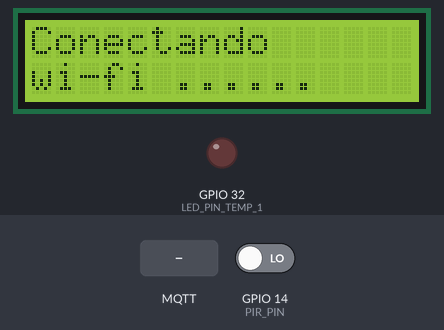
This sketch was run on a simulated ESP32. Shown: 16×2 character LCD, output pins drawn as LEDs (lit = HIGH). The inputs (shaded band) are chosen by the test bench; at power-on: GPIO 14 (PIR_PIN) LOW. WiFi joins after 1.5 s; servers stay silent unless stated; network time is answered at once with the bench clock; no MQTT or app messages arrive unless stated; what the sketch prints to the serial monitor is not drawn.

Above: at 1.1 s.
At 2.8 s:
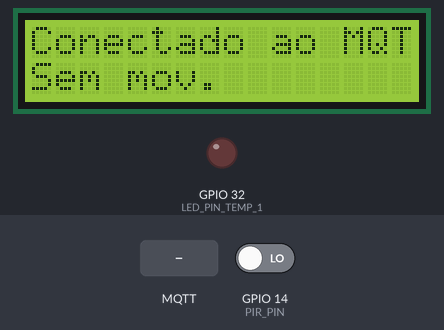
2.9 s: MQTT message "Aviso Enviado !!!" arrives on the first subscribed topic
At 5.7 s:
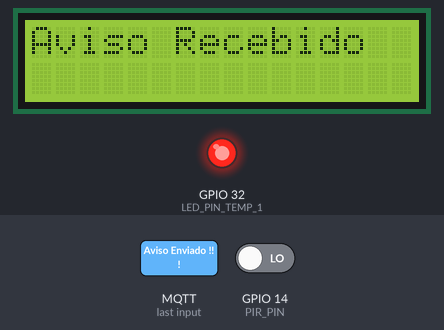
Timing chart, 0 to 16.2 s (numbered marks = the images above; inputs shaded):
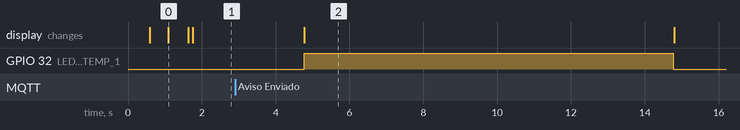

The sketch:

sketch.ino
```cpp
#include <WiFi.h>
#include <Wire.h>
#include <ArduinoJson.h>
#include <PubSubClient.h>
#include <LiquidCrystal_I2C.h>
#include <NTPClient.h>
#include <WiFiUdp.h>

// Parâmetros do servidor MQTT
#define MQTT_CLIENT_ID "micropython-weather-demo"
#define MQTT_BROKER    "public.mqtthq.com"
#define MQTT_USER      ""
#define MQTT_PASSWORD  ""
#define MQTT_TOPIC     "BehYNK2qm%QRo5Wwm@8ouJ"

// Pinos do LCD
#define SDA_PIN        21
#define SCL_PIN        22

// Pino do sensor PIR
#define PIR_PIN        14

// Pinos dos LEDs
#define LED_PIN_TEMP_1 32


WiFiClient espClient;
PubSubClient client(espClient);
WiFiUDP ntpUDP;
NTPClient timeClient(ntpUDP, "pool.ntp.org", -10800, 60000); // -10800 segundos (UTC-3) para São Paulo

LiquidCrystal_I2C lcd(0x27, 16, 2); // Endereço I2C e tamanho do LCD

void setup() {
  Serial.begin(115200);

  // Inicialização do sensor PIR
  pinMode(PIR_PIN, INPUT);

  // Configurar pino do LED como saída
  pinMode(LED_PIN_TEMP_1, OUTPUT);

  // Inicialização do LCD
  lcd.init();
  lcd.backlight();
  lcd.setCursor(0, 0);
  lcd.print("Conectando");
  lcd.setCursor(0, 1);
  lcd.print("wi-fi ....");

  // Conectar ao Wi-Fi
  connectToWiFi();

  // Inicializar NTPClient para obter data e hora
  timeClient.begin();

  // Conectar ao servidor MQTT
  client.setServer(MQTT_BROKER, 1883);
  client.setCallback(callback);
  reconnectMQTT();
}


void callback(char* topic, byte* payload, unsigned int length) {
  // Convertendo a carga útil (payload) para uma string
  String message = "";
  for (int i = 0; i < length; i++) {
    message += (char)payload[i];
  }

  Serial.println("Mensagem MQTT recebida:");
  Serial.println(message);

  // Verifica se a mensagem recebida é 'Aviso Enviado !!!'
  if (message == "Aviso Enviado !!!") {
    // Limpa o LCD
    lcd.clear();

    // Centraliza o texto "Aviso Recebido" no LCD
    int textLength = 15; // Comprimento do texto "Aviso Recebido"
    int centerPosition = (16 - textLength) / 2; // Calcula a posição central
    lcd.setCursor(centerPosition, 0); // Define o cursor na primeira linha, posição central
    lcd.print("Aviso Recebido");

    // Acende o LED por 10 segundos
    digitalWrite(LED_PIN_TEMP_1, HIGH);
    delay(10000); // Espera 10 segundos
    digitalWrite(LED_PIN_TEMP_1, LOW); // Desliga o LED
  }
}

void loop() {
  if (!client.connected()) {
    reconnectMQTT();
  }
  client.loop();

  timeClient.update();

  lcd.clear();
  lcd.setCursor(0, 0);
  lcd.print("Conectado ao MQTT");

  // Verificar o estado do sensor PIR
  int pirState = digitalRead(PIR_PIN);
  if (pirState == HIGH) {
    Serial.println("Movimento detectado!");
    lcd.setCursor(0, 1);
    lcd.print("Movimento!");

    // Obter data e hora atuais
    String formattedTime = timeClient.getFormattedTime();
    String formattedDate = getFormattedDate();
    char buffer[256];
    sprintf(buffer, "Movimento detectado em: %s %s", formattedDate.c_str(), formattedTime.c_str());

    // Enviar mensagem para o servidor MQTT
    client.publish(MQTT_TOPIC, buffer);
  } else {
    lcd.setCursor(0, 1);
    lcd.print("Sem mov.");
  }

  delay(3000); // Aguarda 3 segundos antes de verificar novamente
}

void connectToWiFi() {
  WiFi.begin("Wokwi-GUEST", "");
  while (WiFi.status() != WL_CONNECTED) {
    delay(500);
    lcd.print(".");
    Serial.println("Tentando conectar ao Wi-Fi...");
  }
  lcd.clear();
  lcd.setCursor(0, 0);
  lcd.print("Wi-Fi conectado");
  Serial.println("Conectado ao Wi-Fi");
}

void reconnectMQTT() {
  while (!client.connected()) {
    lcd.clear();
    lcd.setCursor(0, 0);
    lcd.print("Conectando MQTT...");
    Serial.print("Tentando conectar ao MQTT...");

    if (client.connect(MQTT_CLIENT_ID, MQTT_USER, MQTT_PASSWORD)) {
      lcd.clear();
      lcd.setCursor(0, 0);
      lcd.print("Conectado ao MQTT");
      Serial.println("Conectado ao servidor MQTT");

      // Enviar mensagem indicando que a conexão foi bem-sucedida
      client.publish(MQTT_TOPIC, "Conexão MQTT estabelecida com sucesso!");
      client.subscribe(MQTT_TOPIC);
    } else {
      lcd.clear();
      lcd.setCursor(0, 0);
      lcd.print("Falha na conexao");
      Serial.print("Falha na conexao MQTT. Estado=");
      Serial.println(client.state());
      delay(5000); // Espera 5 segundos antes de tentar novamente
    }
  }
}

String getFormattedDate() {
  time_t rawtime = timeClient.getEpochTime();
  struct tm * timeinfo = localtime(&rawtime);
  char buffer[11];
  sprintf(buffer, "%02d/%02d/%04d", timeinfo->tm_mday, timeinfo->tm_mon + 1, timeinfo->tm_year + 1900);
  return String(buffer);
}
```

Measured:
- after the input at 2.9 s, GPIO 32 (LED_PIN_TEMP_1): LOW → HIGH after 1.9 s, → LOW 10.0 s later; the display: changes after 1.9 s (image 2)
- what the display in image 0 shows lasts 0.5 s, from 1.1 s to 1.6 s
